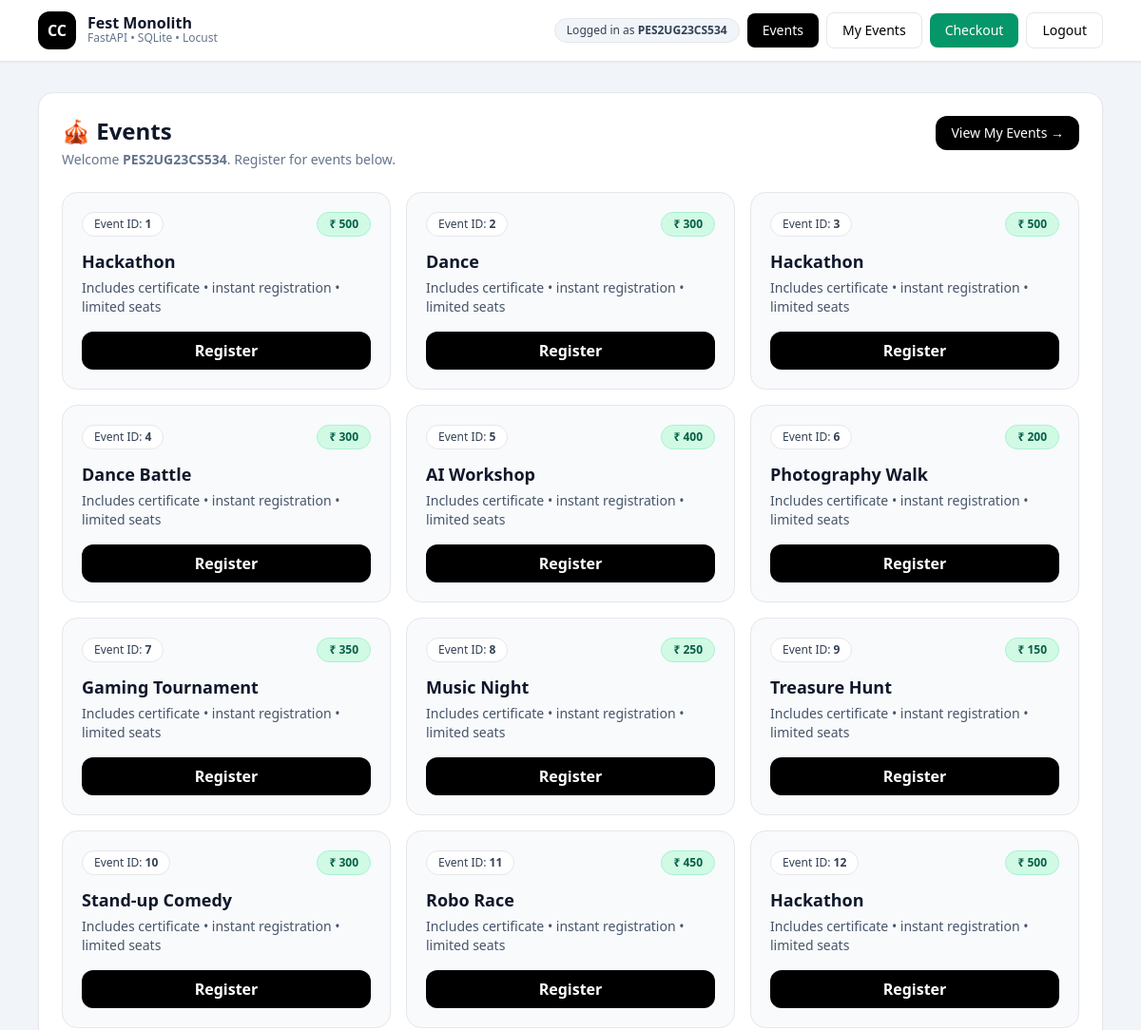
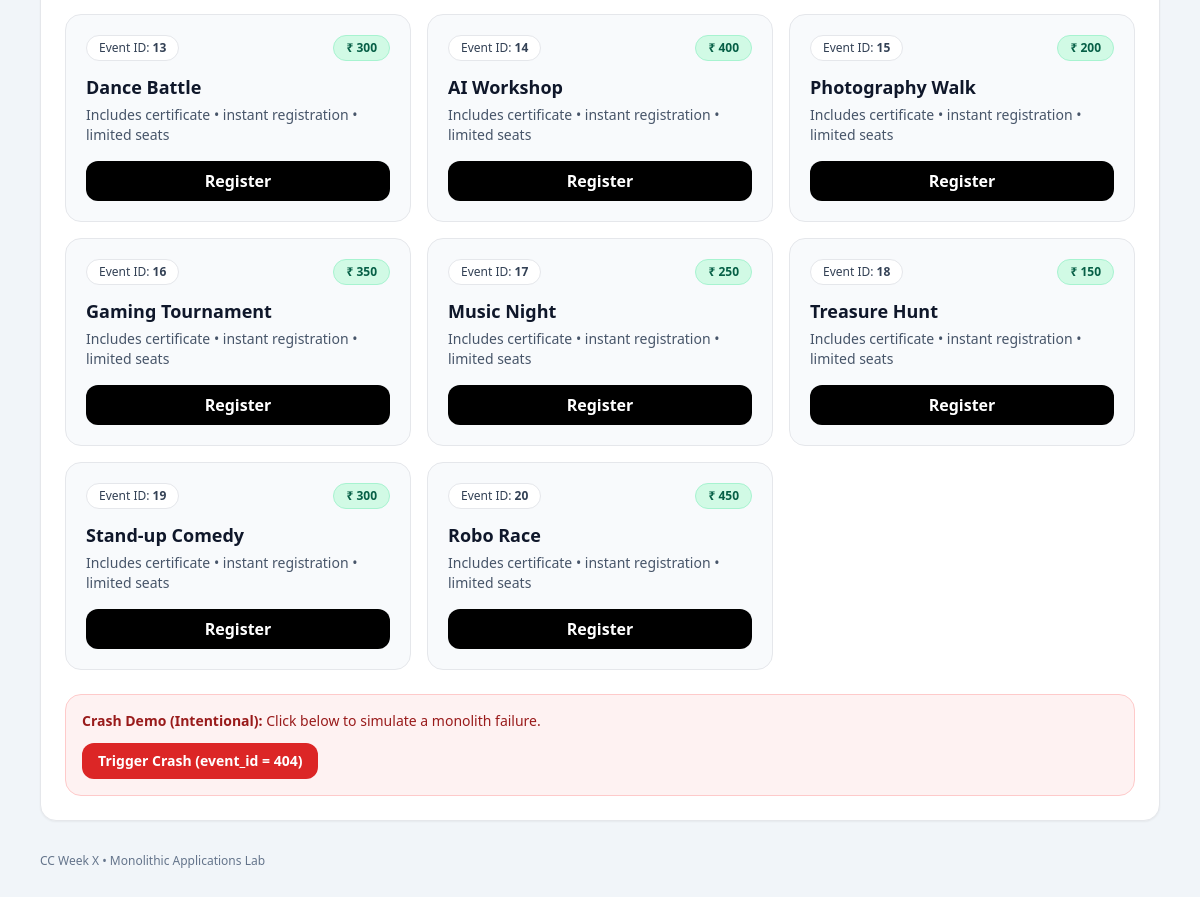
Screenshot of /events?user=PES2UG23CS534 with the database file from the repository (2 pictures, top to bottom).
### tables this page shows
CREATE TABLE events (
    id INTEGER PRIMARY KEY AUTOINCREMENT,
    name TEXT,
    fee INTEGER
);

### main.py (the view)
@app.get("/events", response_class=HTMLResponse)
def events(request: Request, user: str):
    db = get_db()
    rows = db.execute("SELECT * FROM events").fetchall()
    return templates.TemplateResponse(
        "events.html",
        {"request": request, "events": rows, "user": user}
    )

### templates/events.html
{% extends "base.html" %}
{% block content %}
<div class="bg-white rounded-2xl shadow-sm border p-6">
  <div class="flex items-start justify-between gap-4 flex-wrap">
    <div>
      <h1 class="text-2xl font-bold text-slate-900">🎪 Events</h1>
      <p class="text-sm text-slate-500 mt-1">
        Welcome <b>{{ user }}</b>. Register for events below.
      </p>
    </div>
    <div class="flex gap-2 flex-wrap">
      <a href="/my-events?user={{ user }}"
         class="px-4 py-2 rounded-xl bg-black text-white font-medium text-sm hover:opacity-90">
        View My Events →
      </a>
    </div>
  </div>
  <div class="mt-6 grid sm:grid-cols-2 lg:grid-cols-3 gap-4">
    {% for e in events %}
      <div class="rounded-2xl border bg-slate-50 p-5 hover:bg-white hover:shadow-sm transition">
        <div class="flex items-center justify-between">
          <span class="text-xs px-3 py-1 rounded-full bg-white border text-slate-700">
            Event ID: <b>{{ e[0] }}</b>
          </span>
          <span class="text-xs px-3 py-1 rounded-full bg-emerald-100 border border-emerald-200 text-emerald-800 font-semibold">
            ₹ {{ e[2] }}
          </span>
        </div>
        <h2 class="mt-3 text-lg font-bold text-slate-900">{{ e[1] }}</h2>
        <p class="text-sm text-slate-600 mt-1">
          Includes certificate • instant registration • limited seats
        </p>
        <a href="/register_event/{{ e[0] }}?user={{ user }}"
           class="mt-4 block text-center px-4 py-2 rounded-xl bg-black text-white font-semibold hover:opacity-90">
          Register
        </a>
      </div>
    {% endfor %}
  </div>
  <div class="mt-6 p-4 rounded-2xl bg-red-50 border border-red-200 text-red-800 text-sm">
    <b>Crash Demo (Intentional):</b> Click below to simulate a monolith failure.
    <div class="mt-3">
      <a href="/register_event/404?user={{ user }}"
         class="inline-flex px-4 py-2 rounded-xl bg-red-600 text-white font-semibold hover:bg-red-700">
        Trigger Crash (event_id = 404)
      </a>
    </div>
  </div>
</div>
{% endblock %}

### templates/base.html (shortened to what this page needs)
<!DOCTYPE html>
<html lang="en">
<head>
  <script src="https://cdn.tailwindcss.com"></script>
</head>
<body class="bg-slate-100">
  <nav class="bg-white shadow-sm border-b">
    <div class="max-w-6xl mx-auto px-4 py-3 flex items-center justify-between">
      <div class="flex items-center gap-3">
        <div class="h-10 w-10 rounded-xl bg-black text-white grid place-items-center font-bold">CC</div>
        <div>
          <p class="font-semibold text-slate-900 leading-none">Fest Monolith</p>
          <p class="text-xs text-slate-500">FastAPI • SQLite • Locust</p>
        </div>
      </div>
      <div class="flex items-center gap-2 flex-wrap">
        {% if user %}
          <span class="text-xs px-3 py-1 rounded-full bg-slate-100 border text-slate-700">
            Logged in as <b>{{ user }}</b>
          </span>
          <a href="/events?user={{ user }}" class="px-4 py-2 rounded-lg bg-black text-white text-sm font-medium hover:opacity-90">
            Events
          </a>
          <a href="/my-events?user={{ user }}" class="px-4 py-2 rounded-lg bg-white border text-sm font-medium hover:bg-slate-50">
            My Events
          </a>
          <a href="/checkout" class="px-4 py-2 rounded-lg bg-emerald-600 text-white text-sm font-medium hover:bg-emerald-700">
            Checkout
          </a>
          <a href="/login" class="px-4 py-2 rounded-lg bg-white border text-sm font-medium hover:bg-slate-50">
            Logout
          </a>
        {% endif %}
      </div>
    </div>
  </nav>
  <main class="max-w-6xl mx-auto px-4 py-8">
    {% block content %}{% endblock %}
  </main>
  <footer class="max-w-6xl mx-auto px-4 pb-10 text-xs text-slate-500">
    CC Week X • Monolithic Applications Lab
  </footer>
</body>
</html>

### rows the page displays
events: id "1", fee "500", name "Hackathon"
events: id "2", fee "300", name "Dance"
events: id "3", fee "500", name "Hackathon"
events: id "4", fee "300", name "Dance Battle"
events: id "5", fee "400", name "AI Workshop"
events: id "6", fee "200", name "Photography Walk"
events: id "7", fee "350", name "Gaming Tournament"
events: id "8", fee "250", name "Music Night"
events: id "9", fee "150", name "Treasure Hunt"
events: id "10", fee "300", name "Stand-up Comedy"
events: id "11", fee "450", name "Robo Race"
events: id "12", fee "500", name "Hackathon"
events: id "13", fee "300", name "Dance Battle"
events: id "14", fee "400", name "AI Workshop"
events: id "15", fee "200", name "Photography Walk"
events: id "16", fee "350", name "Gaming Tournament"
events: id "17", fee "250", name "Music Night"
events: id "18", fee "150", name "Treasure Hunt"
events: id "19", fee "300", name "Stand-up Comedy"
events: id "20", fee "450", name "Robo Race"

### other values shown
{{ user }} "PES2UG23CS534"
